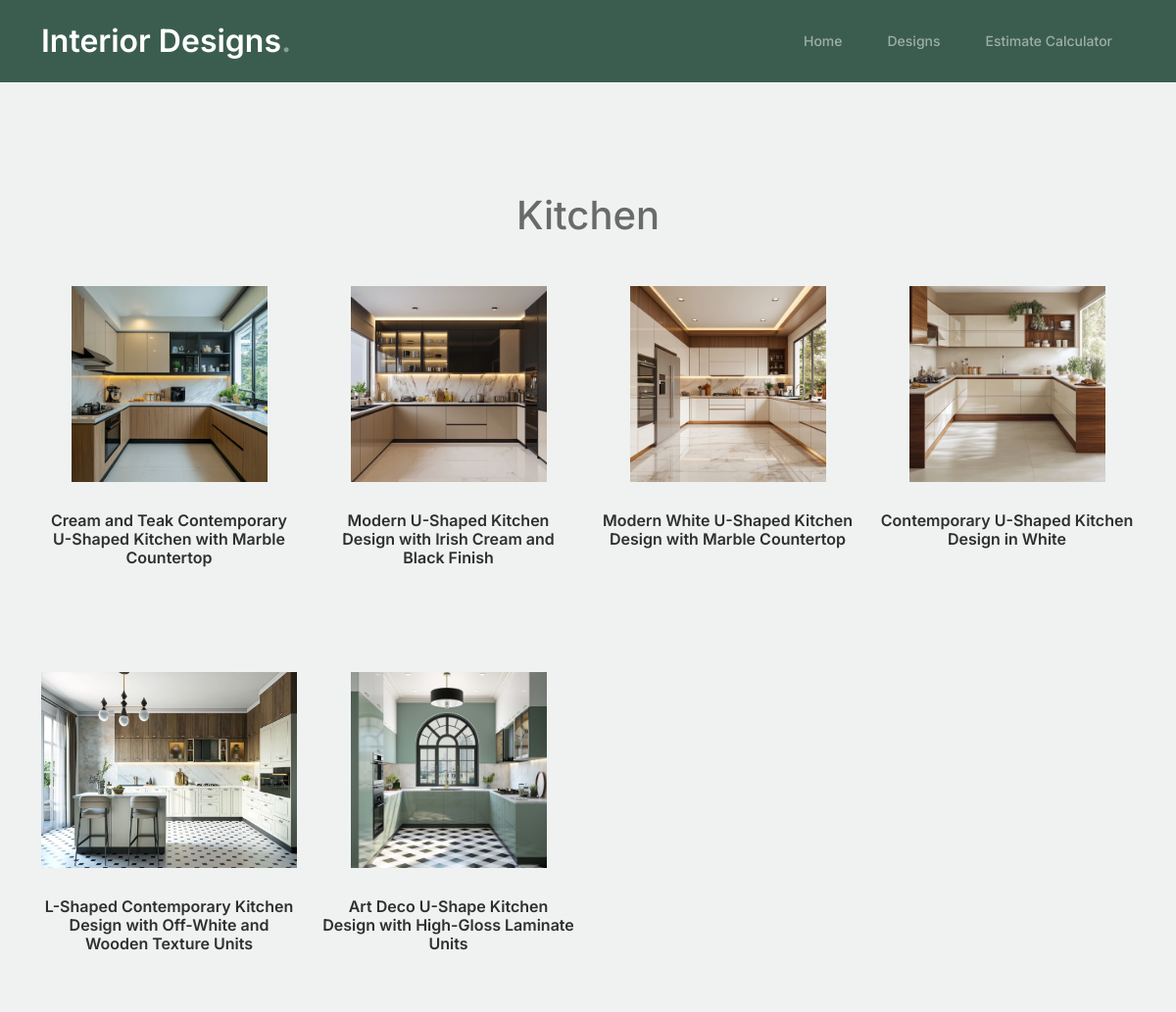
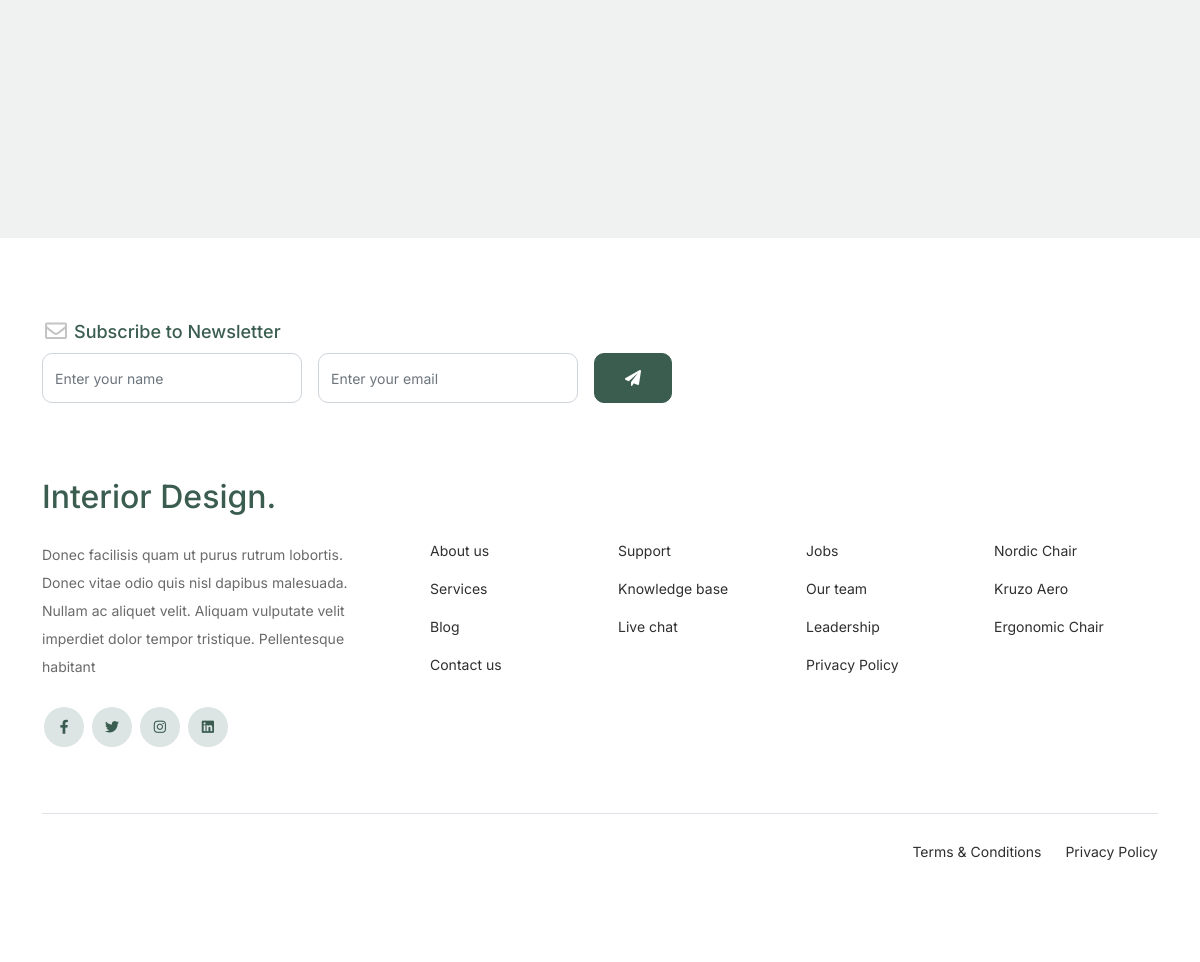
The app's page /DesignApp/filter_design/Kitchen/ with its own data (2 pictures, top to bottom).
### AdminApp/models.py (models this page shows, shortened)
class DesignsDb(models.Model):
    Name = models.CharField(max_length=100, unique=True)
    Designer = models.CharField(max_length=100, null=True, blank=True)
    Category = models.CharField(max_length=100, null=True, blank=True)
    Description = models.CharField(max_length=300, null=True, blank=True)
    Style = models.CharField(max_length=50, null=True, blank=True)
    Dimension = models.CharField(max_length=50, null=True, blank=True)
    Image = models.ImageField(upload_to="Interior Designs", null=True, blank=True)
    Estimate = models.DecimalField(max_digits=10, decimal_places=2, null=True, blank=True)

### DesignApp/views.py (the view)
# urls.py: path('filter_design/<ct_name>/', views.filter_design, name="filter_design"),
def filter_design(request, ct_name):
    data = DesignsDb.objects.filter(Category=ct_name)
    name = ct_name
    return render(request, "design_page.html", {'data': data, 'name': name})

### DesignApp/templates/design_page.html (shortened to what this page needs)
<!doctype html>
{%load static %}
<html lang="en">
<head>
    <link href="{% static 'designstyles/css/bootstrap.min.css' %}" rel="stylesheet">
    <link href="https://cdnjs.cloudflare.com/ajax/libs/font-awesome/6.0.0-beta3/css/all.min.css" rel="stylesheet">
    <link href="{% static 'designstyles/css/tiny-slider.css' %}" rel="stylesheet">
    <link href="{% static 'designstyles/css/style.css' %}" rel="stylesheet">
</head>
<body>
<nav class="custom-navbar navbar navbar navbar-expand-md navbar-dark bg-dark" aria-label="Furni navigation bar">
    <div class="container">
        <a class="navbar-brand" href="{% url 'home' %}">Interior Designs<span>.</span></a>
        <div class="collapse navbar-collapse" id="navbarsFurni">
            <ul class="custom-navbar-nav navbar-nav ms-auto mb-2 mb-md-0">
                <li class="nav-item ">
                    <a class="nav-link" href="{% url 'home' %}">Home</a>
                </li>
                 <li class="nav-item ">
                    <a class="nav-link" href="{% url 'category_page' %}">Designs</a>
                </li>
                <li class="nav-item ">
                    <a class="nav-link" href="{% url 'estimate_page' %}">Estimate Calculator</a>
                </li>
            </ul>
        </div>
    </div>
</nav>
<div class="untree_co-section product-section before-footer-section">
    <div class="container">
        <h1 class="text-center mb-5">{{name}}</h1>
        <div class="row">
            {% for d in data %}
            <div class="col-12 col-md-4 col-lg-3 mb-5">
                <a class="product-item" href="{% url 'design_single' d_id=d.id %}">
                    <img src="{{d.Image.url}}" style="height: 200px;" class="img-fluid product-thumbnail">
                    <h3 class="product-title">{{d.Name}}</h3>
                </a>
            </div>
            {% endfor %}
        </div>
    </div>
</div>
<footer class="footer-section">
    <div class="container relative">
        <div class="row">
            <div class="col-lg-8">
                <div class="subscription-form">
                    <h3 class="d-flex align-items-center"><span class="me-1"><img
                            src="{% static 'designstyles/images/envelope-outline.svg' %}" alt="Image" class="img-fluid"></span><span>Subscribe to Newsletter</span>
                    </h3>
                    <form action="#" class="row g-3">
                        <div class="col-auto">
                            <input type="text" class="form-control" placeholder="Enter your name">
                        </div>
                        <div class="col-auto">
                            <input type="email" class="form-control" placeholder="Enter your email">
                        </div>
                        <div class="col-auto">
                            <button class="btn btn-primary">
                                <span class="fa fa-paper-plane"></span>
                            </button>
                        </div>
                    </form>
                </div>
            </div>
        </div>
        <div class="row g-5 mb-5">
            <div class="col-lg-4">
                <div class="mb-4 footer-logo-wrap"><a href="{% url 'home' %}" class="footer-logo">Interior Design<span>.</span></a>
                </div>
                <p class="mb-4">Donec facilisis quam ut purus rutrum lobortis. Donec vitae odio quis nisl dapibus
                    malesuada. Nullam ac aliquet velit. Aliquam vulputate velit imperdiet dolor tempor tristique.
                    Pellentesque habitant</p>
                <ul class="list-unstyled custom-social">
                    <li><a href="#"><span class="fa fa-brands fa-facebook-f"></span></a></li>
                    <li><a href="#"><span class="fa fa-brands fa-twitter"></span></a></li>
                    <li><a href="#"><span class="fa fa-brands fa-instagram"></span></a></li>
                    <li><a href="#"><span class="fa fa-brands fa-linkedin"></span></a></li>
                </ul>
            </div>
            <div class="col-lg-8">
                <div class="row links-wrap">
                    <div class="col-6 col-sm-6 col-md-3">
                        <ul class="list-unstyled">
                            <li><a href="#">About us</a></li>
                            <li><a href="#">Services</a></li>
                            <li><a href="#">Blog</a></li>
                            <li><a href="#">Contact us</a></li>
                        </ul>
                    </div>
                    <div class="col-6 col-sm-6 col-md-3">
                        <ul class="list-unstyled">
                            <li><a href="#">Support</a></li>
                            <li><a href="#">Knowledge base</a></li>
                            <li><a href="#">Live chat</a></li>
                        </ul>
                    </div>
                    <div class="col-6 col-sm-6 col-md-3">
                        <ul class="list-unstyled">
                            <li><a href="#">Jobs</a></li>
                            <li><a href="#">Our team</a></li>
                            <li><a href="#">Leadership</a></li>
                            <li><a href="#">Privacy Policy</a></li>
                        </ul>
                    </div>
                    <div class="col-6 col-sm-6 col-md-3">
                        <ul class="list-unstyled">
                            <li><a href="#">Nordic Chair</a></li>
                            <li><a href="#">Kruzo Aero</a></li>
                            <li><a href="#">Ergonomic Chair</a></li>
                        </ul>
                    </div>
                </div>
            </div>
        </div>
        <div class="border-top copyright">
            <div class="row pt-4">
                <div class="col-lg-6">
                </div>
                <div class="col-lg-6 text-center text-lg-end">
                    <ul class="list-unstyled d-inline-flex ms-auto">
                        <li class="me-4"><a href="#">Terms &amp; Conditions</a></li>
                        <li><a href="#">Privacy Policy</a></li>
                    </ul>
                </div>
            </div>
        </div>
    </div>
</footer>
</body>
</html>

### DesignApp/static/designstyles/css/style.css (style rules this page uses)
body { overflow-x: hidden; position: relative; }
body { font-family: "Inter", sans-serif; font-weight: 400; line-height: 28px; color: #6a6a6a; font-size: 14px; background-color: #eff2f1; }
a { text-decoration: none; -webkit-transition: .3s all ease; -o-transition: .3s all ease; transition: .3s all ease; color: #2f2f2f; text-decoration: underline; }
.custom-navbar { background: #3b5d50 !important; padding-top: 20px; padding-bottom: 20px; }
.custom-navbar .navbar-brand { font-size: 32px; font-weight: 600; }
.custom-navbar .navbar-brand > span { opacity: .4; }
@media (min-width: 992px) { .custom-navbar .custom-navbar-nav li { margin-left: 15px; margin-right: 15px; } }
.custom-navbar .custom-navbar-nav li a { font-weight: 500; color: #ffffff !important; opacity: .5; -webkit-transition: .3s all ease; -o-transition: .3s all ease; transition: .3s all ease; position: relative; }
@media (min-width: 768px) { .custom-navbar .custom-navbar-nav li a:before { content: ""; position: absolute; bottom: 0; left: 8px; right: 8px; background: #f9bf29; height: 5px; opacity: 1; visibility: visible; width: 0; -webkit-transition: .15s all ease-out; -o-transition: .15s all ease-out; transition: .15s all ease-out; } }
.btn { font-weight: 600; padding: 12px 30px; border-radius: 30px; color: #ffffff; background: #2f2f2f; border-color: #2f2f2f; }
.btn.btn-primary { background: #3b5d50; border-color: #3b5d50; }
.product-section { padding: 7rem 0; }
.product-section .product-item { text-align: center; text-decoration: none; display: block; position: relative; padding-bottom: 50px; cursor: pointer; }
.product-section .product-item .product-thumbnail { margin-bottom: 30px; position: relative; top: 0; -webkit-transition: .3s all ease; -o-transition: .3s all ease; transition: .3s all ease; }
.product-section .product-item h3 { font-weight: 600; font-size: 16px; }
.product-section .product-item h3, .product-section .product-item strong { color: #2f2f2f; text-decoration: none; }
.product-section .product-item:before { bottom: 0; left: 0; right: 0; position: absolute; content: ""; background: #dce5e4; height: 0%; z-index: -1; border-radius: 10px; -webkit-transition: .3s all ease; -o-transition: .3s all ease; transition: .3s all ease; }
.before-footer-section { padding: 7rem 0 12rem 0 !important; }
.footer-section { padding: 80px 0; background: #ffffff; }
.footer-section .relative { position: relative; }
.footer-section a { text-decoration: none; color: #2f2f2f; -webkit-transition: .3s all ease; -o-transition: .3s all ease; transition: .3s all ease; }
.footer-section .subscription-form { margin-bottom: 40px; position: relative; z-index: 2; margin-top: 100px; }
@media (min-width: 992px) { .footer-section .subscription-form { margin-top: 0px; margin-bottom: 80px; } }
.footer-section .subscription-form h3 { font-size: 18px; font-weight: 500; color: #3b5d50; }
.footer-section .subscription-form .form-control { height: 50px; border-radius: 10px; font-family: "Inter", sans-serif; }
.footer-section .subscription-form .btn { border-radius: 10px !important; }
.footer-section .links-wrap { margin-top: 0px; }
@media (min-width: 992px) { .footer-section .links-wrap { margin-top: 54px; } }
.footer-section .links-wrap ul li { margin-bottom: 10px; }
.footer-section .footer-logo-wrap .footer-logo { font-size: 32px; font-weight: 500; text-decoration: none; color: #3b5d50; }
.footer-section .custom-social li { margin: 2px; display: inline-block; }
.footer-section .custom-social li a { width: 40px; height: 40px; text-align: center; line-height: 40px; display: inline-block; background: #dce5e4; color: #3b5d50; border-radius: 50%; }
.footer-section .border-top { border-color: #dce5e4; }
.footer-section .border-top.copyright { font-size: 14px !important; }
.untree_co-section { padding: 7rem 0; }
.form-control { height: 50px; border-radius: 10px; font-family: "Inter", sans-serif; }

### records on screen
DesignsDb: Image (picture), Name "Cream and Teak Contemporary U-Shaped Kitchen with Marble Countertop"
DesignsDb: Image (picture), Name "Modern U-Shaped Kitchen Design with Irish Cream and Black Finish"
DesignsDb: Image (picture), Name "Modern White U-Shaped Kitchen Design with Marble Countertop"
DesignsDb: Image (picture), Name "Contemporary U-Shaped Kitchen Design in White"
DesignsDb: Image (picture), Name "L-Shaped Contemporary Kitchen Design with Off-White and Wooden Texture Units"
DesignsDb: Image (picture), Name "Art Deco U-Shape Kitchen Design with High-Gloss Laminate Units"

### other values on screen
{{ name }} "Kitchen"
